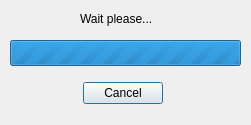
<?xml version="1.0" encoding="UTF-8"?>
<ui version="4.0">
 <class>DialogWait</class>
 <widget class="QDialog" name="DialogWait">
  <property name="geometry">
   <rect>
    <x>0</x>
    <y>0</y>
    <width>251</width>
    <height>125</height>
   </rect>
  </property>
  <property name="windowTitle">
   <string>Dialog</string>
  </property>
  <property name="modal">
   <bool>true</bool>
  </property>
  <widget class="QDialogButtonBox" name="buttonBox">
   <property name="geometry">
    <rect>
     <x>80</x>
     <y>80</y>
     <width>85</width>
     <height>27</height>
    </rect>
   </property>
   <property name="orientation">
    <enum>Qt::Horizontal</enum>
   </property>
   <property name="standardButtons">
    <set>QDialogButtonBox::Cancel</set>
   </property>
   <property name="centerButtons">
    <bool>true</bool>
   </property>
  </widget>
  <widget class="QProgressBar" name="progressBar">
   <property name="geometry">
    <rect>
     <x>10</x>
     <y>40</y>
     <width>231</width>
     <height>26</height>
    </rect>
   </property>
   <property name="minimum">
    <number>0</number>
   </property>
   <property name="maximum">
    <number>0</number>
   </property>
   <property name="value">
    <number>-1</number>
   </property>
   <property name="invertedAppearance">
    <bool>false</bool>
   </property>
  </widget>
  <widget class="QLabel" name="lblWait">
   <property name="geometry">
    <rect>
     <x>80</x>
     <y>10</y>
     <width>88</width>
     <height>18</height>
    </rect>
   </property>
   <property name="text">
    <string>Wait please...</string>
   </property>
   <property name="textInteractionFlags">
    <set>Qt::NoTextInteraction</set>
   </property>
  </widget>
 </widget>
 <resources/>
 <connections>
  <connection>
   <sender>buttonBox</sender>
   <signal>accepted()</signal>
   <receiver>DialogWait</receiver>
   <slot>accept()</slot>
   <hints>
    <hint type="sourcelabel">
     <x>248</x>
     <y>254</y>
    </hint>
    <hint type="destinationlabel">
     <x>157</x>
     <y>274</y>
    </hint>
   </hints>
  </connection>
  <connection>
   <sender>buttonBox</sender>
   <signal>rejected()</signal>
   <receiver>DialogWait</receiver>
   <slot>reject()</slot>
   <hints>
    <hint type="sourcelabel">
     <x>316</x>
     <y>260</y>
    </hint>
    <hint type="destinationlabel">
     <x>286</x>
     <y>274</y>
    </hint>
   </hints>
  </connection>
 </connections>
</ui>
